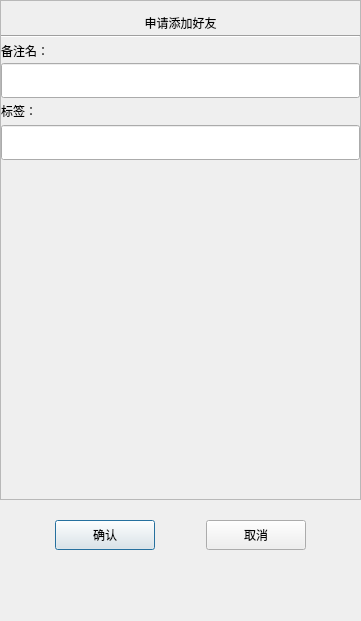
<?xml version="1.0" encoding="UTF-8"?>
<ui version="4.0">
 <class>AuthenFriend</class>
 <widget class="QDialog" name="AuthenFriend">
  <property name="geometry">
   <rect>
    <x>0</x>
    <y>0</y>
    <width>361</width>
    <height>621</height>
   </rect>
  </property>
  <property name="minimumSize">
   <size>
    <width>361</width>
    <height>621</height>
   </size>
  </property>
  <property name="maximumSize">
   <size>
    <width>361</width>
    <height>621</height>
   </size>
  </property>
  <property name="windowTitle">
   <string>Dialog</string>
  </property>
  <layout class="QVBoxLayout" name="verticalLayout">
   <property name="spacing">
    <number>0</number>
   </property>
   <property name="leftMargin">
    <number>0</number>
   </property>
   <property name="topMargin">
    <number>0</number>
   </property>
   <property name="rightMargin">
    <number>0</number>
   </property>
   <property name="bottomMargin">
    <number>0</number>
   </property>
   <item>
    <widget class="QScrollArea" name="scrollArea">
     <property name="minimumSize">
      <size>
       <width>0</width>
       <height>500</height>
      </size>
     </property>
     <property name="widgetResizable">
      <bool>true</bool>
     </property>
     <widget class="QWidget" name="scrollAreaWidgetContents">
      <property name="geometry">
       <rect>
        <x>0</x>
        <y>0</y>
        <width>359</width>
        <height>498</height>
       </rect>
      </property>
      <layout class="QVBoxLayout" name="verticalLayout_2">
       <property name="spacing">
        <number>0</number>
       </property>
       <property name="leftMargin">
        <number>0</number>
       </property>
       <property name="rightMargin">
        <number>0</number>
       </property>
       <item>
        <widget class="QLabel" name="label_apply">
         <property name="minimumSize">
          <size>
           <width>0</width>
           <height>25</height>
          </size>
         </property>
         <property name="maximumSize">
          <size>
           <width>16777215</width>
           <height>25</height>
          </size>
         </property>
         <property name="text">
          <string>申请添加好友</string>
         </property>
         <property name="alignment">
          <set>Qt::AlignCenter</set>
         </property>
        </widget>
       </item>
       <item>
        <widget class="QWidget" name="widget_apply" native="true">
         <layout class="QVBoxLayout" name="verticalLayout_3">
          <property name="spacing">
           <number>0</number>
          </property>
          <property name="leftMargin">
           <number>0</number>
          </property>
          <property name="topMargin">
           <number>0</number>
          </property>
          <property name="rightMargin">
           <number>0</number>
          </property>
          <property name="bottomMargin">
           <number>0</number>
          </property>
          <item>
           <widget class="Line" name="line_2">
            <property name="orientation">
             <enum>Qt::Horizontal</enum>
            </property>
           </widget>
          </item>
          <item>
           <widget class="QLabel" name="label_2">
            <property name="minimumSize">
             <size>
              <width>0</width>
              <height>25</height>
             </size>
            </property>
            <property name="maximumSize">
             <size>
              <width>16777215</width>
              <height>25</height>
             </size>
            </property>
            <property name="text">
             <string>备注名：</string>
            </property>
           </widget>
          </item>
          <item>
           <widget class="CustomizeEdit" name="lineEdit_notes">
            <property name="minimumSize">
             <size>
              <width>0</width>
              <height>35</height>
             </size>
            </property>
            <property name="maximumSize">
             <size>
              <width>16777215</width>
              <height>35</height>
             </size>
            </property>
           </widget>
          </item>
          <item>
           <widget class="QLabel" name="label_3">
            <property name="minimumSize">
             <size>
              <width>0</width>
              <height>25</height>
             </size>
            </property>
            <property name="maximumSize">
             <size>
              <width>16777215</width>
              <height>25</height>
             </size>
            </property>
            <property name="text">
             <string>标签：</string>
            </property>
           </widget>
          </item>
          <item>
           <widget class="QWidget" name="widget_group" native="true">
            <property name="minimumSize">
             <size>
              <width>0</width>
              <height>50</height>
             </size>
            </property>
            <property name="maximumSize">
             <size>
              <width>16777215</width>
              <height>80</height>
             </size>
            </property>
            <layout class="QVBoxLayout" name="verticalLayout_4">
             <property name="spacing">
              <number>0</number>
             </property>
             <property name="leftMargin">
              <number>0</number>
             </property>
             <property name="topMargin">
              <number>0</number>
             </property>
             <property name="rightMargin">
              <number>0</number>
             </property>
             <property name="bottomMargin">
              <number>0</number>
             </property>
             <item>
              <widget class="QWidget" name="widget_grid" native="true">
               <property name="minimumSize">
                <size>
                 <width>0</width>
                 <height>40</height>
                </size>
               </property>
               <property name="maximumSize">
                <size>
                 <width>16777215</width>
                 <height>40</height>
                </size>
               </property>
               <layout class="QHBoxLayout" name="horizontalLayout_3">
                <property name="spacing">
                 <number>0</number>
                </property>
                <property name="leftMargin">
                 <number>0</number>
                </property>
                <property name="topMargin">
                 <number>0</number>
                </property>
                <property name="rightMargin">
                 <number>0</number>
                </property>
                <property name="bottomMargin">
                 <number>0</number>
                </property>
                <item>
                 <widget class="CustomizeEdit" name="lineEdit_label">
                  <property name="minimumSize">
                   <size>
                    <width>0</width>
                    <height>35</height>
                   </size>
                  </property>
                  <property name="maximumSize">
                   <size>
                    <width>16777215</width>
                    <height>35</height>
                   </size>
                  </property>
                  <property name="text">
                   <string/>
                  </property>
                 </widget>
                </item>
               </layout>
              </widget>
             </item>
             <item>
              <widget class="QWidget" name="widget_input" native="true">
               <property name="minimumSize">
                <size>
                 <width>0</width>
                 <height>35</height>
                </size>
               </property>
               <property name="maximumSize">
                <size>
                 <width>16777215</width>
                 <height>35</height>
                </size>
               </property>
               <layout class="QVBoxLayout" name="verticalLayout_5">
                <property name="spacing">
                 <number>0</number>
                </property>
                <property name="leftMargin">
                 <number>0</number>
                </property>
                <property name="topMargin">
                 <number>0</number>
                </property>
                <property name="rightMargin">
                 <number>0</number>
                </property>
                <property name="bottomMargin">
                 <number>0</number>
                </property>
                <item>
                 <widget class="ClickedOnceLabel" name="label_tip">
                  <property name="minimumSize">
                   <size>
                    <width>0</width>
                    <height>35</height>
                   </size>
                  </property>
                  <property name="maximumSize">
                   <size>
                    <width>16777215</width>
                    <height>35</height>
                   </size>
                  </property>
                  <property name="text">
                   <string/>
                  </property>
                 </widget>
                </item>
               </layout>
              </widget>
             </item>
            </layout>
           </widget>
          </item>
         </layout>
        </widget>
       </item>
       <item>
        <widget class="QWidget" name="widget" native="true">
         <property name="minimumSize">
          <size>
           <width>0</width>
           <height>60</height>
          </size>
         </property>
         <layout class="QHBoxLayout" name="horizontalLayout_2">
          <property name="leftMargin">
           <number>0</number>
          </property>
          <property name="topMargin">
           <number>0</number>
          </property>
          <property name="rightMargin">
           <number>0</number>
          </property>
          <property name="bottomMargin">
           <number>0</number>
          </property>
          <item>
           <widget class="QWidget" name="widget_label_list" native="true">
            <property name="minimumSize">
             <size>
              <width>287</width>
              <height>50</height>
             </size>
            </property>
            <property name="maximumSize">
             <size>
              <width>287</width>
              <height>16777215</height>
             </size>
            </property>
           </widget>
          </item>
          <item>
           <widget class="QWidget" name="widget_more_label" native="true">
            <property name="minimumSize">
             <size>
              <width>30</width>
              <height>0</height>
             </size>
            </property>
            <property name="maximumSize">
             <size>
              <width>30</width>
              <height>16777215</height>
             </size>
            </property>
            <layout class="QVBoxLayout" name="verticalLayout_6">
             <property name="leftMargin">
              <number>0</number>
             </property>
             <property name="topMargin">
              <number>0</number>
             </property>
             <property name="rightMargin">
              <number>0</number>
             </property>
             <property name="bottomMargin">
              <number>0</number>
             </property>
             <item>
              <spacer name="verticalSpacer_3">
               <property name="orientation">
                <enum>Qt::Vertical</enum>
               </property>
               <property name="sizeHint" stdset="0">
                <size>
                 <width>20</width>
                 <height>40</height>
                </size>
               </property>
              </spacer>
             </item>
             <item>
              <widget class="ClickedOnceLabel" name="label_more">
               <property name="minimumSize">
                <size>
                 <width>25</width>
                 <height>25</height>
                </size>
               </property>
               <property name="maximumSize">
                <size>
                 <width>25</width>
                 <height>25</height>
                </size>
               </property>
               <property name="text">
                <string/>
               </property>
              </widget>
             </item>
             <item>
              <spacer name="verticalSpacer_4">
               <property name="orientation">
                <enum>Qt::Vertical</enum>
               </property>
               <property name="sizeHint" stdset="0">
                <size>
                 <width>20</width>
                 <height>40</height>
                </size>
               </property>
              </spacer>
             </item>
            </layout>
           </widget>
          </item>
         </layout>
        </widget>
       </item>
      </layout>
     </widget>
    </widget>
   </item>
   <item>
    <spacer name="verticalSpacer">
     <property name="orientation">
      <enum>Qt::Vertical</enum>
     </property>
     <property name="sizeType">
      <enum>QSizePolicy::Fixed</enum>
     </property>
     <property name="sizeHint" stdset="0">
      <size>
       <width>20</width>
       <height>10</height>
      </size>
     </property>
    </spacer>
   </item>
   <item>
    <widget class="QWidget" name="widget_apply_sure" native="true">
     <property name="minimumSize">
      <size>
       <width>0</width>
       <height>50</height>
      </size>
     </property>
     <layout class="QHBoxLayout" name="horizontalLayout">
      <item>
       <spacer name="horizontalSpacer">
        <property name="orientation">
         <enum>Qt::Horizontal</enum>
        </property>
        <property name="sizeHint" stdset="0">
         <size>
          <width>40</width>
          <height>20</height>
         </size>
        </property>
       </spacer>
      </item>
      <item>
       <widget class="ClickedBtn" name="pushButton_sure">
        <property name="minimumSize">
         <size>
          <width>100</width>
          <height>30</height>
         </size>
        </property>
        <property name="text">
         <string>确认</string>
        </property>
       </widget>
      </item>
      <item>
       <spacer name="horizontalSpacer_2">
        <property name="orientation">
         <enum>Qt::Horizontal</enum>
        </property>
        <property name="sizeHint" stdset="0">
         <size>
          <width>40</width>
          <height>20</height>
         </size>
        </property>
       </spacer>
      </item>
      <item>
       <widget class="ClickedBtn" name="pushButton_cancel">
        <property name="minimumSize">
         <size>
          <width>100</width>
          <height>30</height>
         </size>
        </property>
        <property name="text">
         <string>取消</string>
        </property>
       </widget>
      </item>
      <item>
       <spacer name="horizontalSpacer_3">
        <property name="orientation">
         <enum>Qt::Horizontal</enum>
        </property>
        <property name="sizeHint" stdset="0">
         <size>
          <width>40</width>
          <height>20</height>
         </size>
        </property>
       </spacer>
      </item>
     </layout>
    </widget>
   </item>
   <item>
    <spacer name="verticalSpacer_2">
     <property name="orientation">
      <enum>Qt::Vertical</enum>
     </property>
     <property name="sizeHint" stdset="0">
      <size>
       <width>20</width>
       <height>40</height>
      </size>
     </property>
    </spacer>
   </item>
  </layout>
 </widget>
 <customwidgets>
  <customwidget>
   <class>ClickedBtn</class>
   <extends>QPushButton</extends>
   <header>clickedbtn.h</header>
  </customwidget>
  <customwidget>
   <class>CustomizeEdit</class>
   <extends>QLineEdit</extends>
   <header>customizeedit.h</header>
  </customwidget>
  <customwidget>
   <class>ClickedOnceLabel</class>
   <extends>QLabel</extends>
   <header>clickedoncelabel.h</header>
  </customwidget>
 </customwidgets>
 <resources/>
 <connections/>
</ui>
